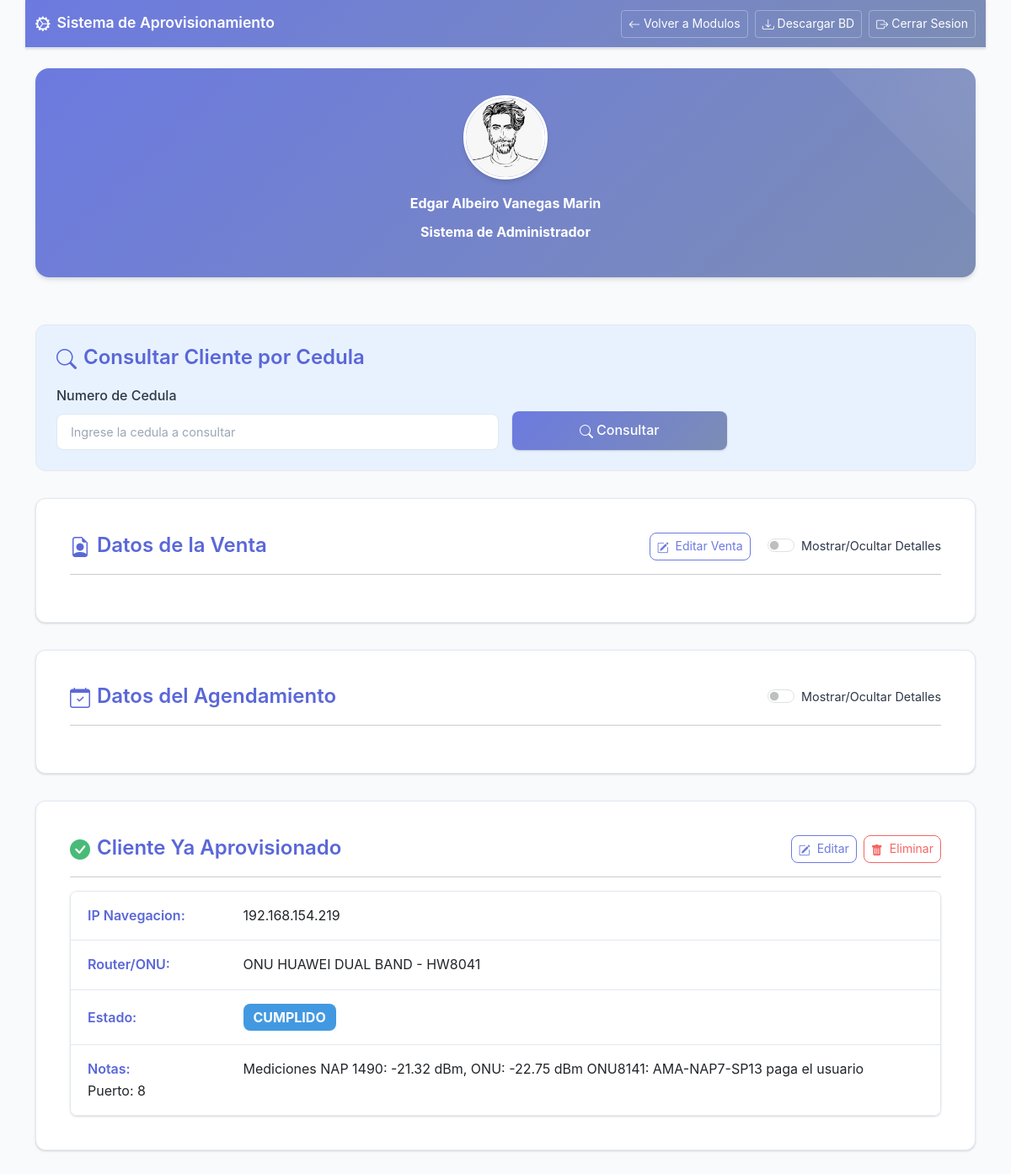
Screenshot of /proyectofinal/registro_aprovisionamiento.php?cedula_consulta=98479667 (signed in) with the database file from the repository.
### tables this page shows
CREATE TABLE `administrador` (
  `id` int(11) NOT NULL,
  `cedula` varchar(15) NOT NULL,
  `nombre` varchar(100) NOT NULL,
  `email` varchar(100) NOT NULL,
  `contrasena` varchar(255) NOT NULL,
  `modulo` enum('Administrador','Vendedor','Agendamiento','Aprovisionamiento') NOT NULL,
  `modulo_id` int(11) DEFAULT NULL,
  `fecha_creacion` timestamp NOT NULL DEFAULT current_timestamp(),
  `fecha_actualizacion` timestamp NOT NULL DEFAULT current_timestamp() ON UPDATE current_timestamp()
);

CREATE TABLE `aprovisionamiento` (
  `id` int(11) NOT NULL,
  `cedula_cliente` varchar(20) NOT NULL,
  `tipo_radio` varchar(100) DEFAULT NULL,
  `mac_serial_radio` varchar(100) DEFAULT NULL,
  `tipo_router_onu` varchar(100) DEFAULT NULL,
  `mac_serial_router` varchar(100) DEFAULT NULL,
  `ip_navegacion` varchar(15) DEFAULT NULL,
  `ip_gestion` varchar(15) DEFAULT NULL,
  `metros_cable` int(11) DEFAULT NULL,
  `tipo_cable` enum('DROP','UTP') DEFAULT NULL,
  `notas_aprovisionamiento` text NOT NULL,
  `estado_aprovisionamiento` enum('NO ASIGNADO','AGENDADO','REPROGRAMAR','PENDIENTE','CANCELADO','CUMPLIDO') NOT NULL DEFAULT 'NO ASIGNADO',
  `fecha_registro` timestamp NOT NULL DEFAULT current_timestamp(),
  `updated_at` timestamp NOT NULL DEFAULT current_timestamp() ON UPDATE current_timestamp()
);

### proyectofinal/registro_aprovisionamiento.php (the view, shortened to what this page needs)
<?php
require_once 'conex_bd.php';
try {
    $pdo = getDBConnection();
} catch(Exception $e) {
    die("Error de conexion: " . htmlspecialchars($e->getMessage(), ENT_QUOTES, 'UTF-8'));
}
function limpiarEntrada($data) {
    $data = (string) $data;
    if (function_exists('mb_convert_encoding')) {
        $data = mb_convert_encoding($data, 'UTF-8', 'UTF-8');
    }
    $data = trim($data);
    $data = stripslashes($data);
    $data = preg_replace('/[\x00-\x08\x0B\x0C\x0E-\x1F\x7F]/', '', $data);
    $data = htmlspecialchars($data, ENT_QUOTES | ENT_HTML5, 'UTF-8', false);
    return $data;
}
function escaparParaHTML($data) {
    if (is_null($data) || $data === '') return '';
    $data = (string) $data;
    return htmlspecialchars($data, ENT_QUOTES, 'UTF-8');
}
$user_id = $_SESSION['user_id'] ?? '';
$nombre_usuario = $_SESSION['user_name'] ?? $_SESSION['nombre'] ?? 'Usuario';
$modulo = "Sistema de Aprovisionamiento";
try {
    if (!empty($user_id)) {
        $stmt = $pdo->prepare("SELECT modulo FROM administrador WHERE id = ?");
        $stmt->execute([$user_id]);
        $usuario_data = $stmt->fetch();
        if ($usuario_data && !empty($usuario_data['modulo'])) {
            $modulo = "Sistema de " . $usuario_data['modulo'];
        }
    }
} catch (PDOException $e) {
    $modulo = "Sistema de Aprovisionamiento";
}
$venta_encontrada = null;
$agendamiento_encontrado = null;
$aprovisionamiento_encontrado = null;
if (isset($_GET['cedula_consulta'])) {
    $cedula_consulta = limpiarEntrada($_GET['cedula_consulta']);
    if (!empty($cedula_consulta)) {
        $stmt_venta = $pdo->prepare("SELECT * FROM ventas WHERE cedula = ? ORDER BY created_at DESC LIMIT 1");
        $stmt_venta->execute([$cedula_consulta]);
        $venta_encontrada = $stmt_venta->fetch();
        if ($venta_encontrada) {
            $stmt_agenda = $pdo->prepare("SELECT * FROM agendamiento WHERE cedula_cliente = ? ORDER BY id DESC LIMIT 1");
            $stmt_agenda->execute([$cedula_consulta]);
            $agendamiento_encontrado = $stmt_agenda->fetch();
            $stmt_aprov = $pdo->prepare("SELECT * FROM aprovisionamiento WHERE cedula_cliente = ? ORDER BY id DESC LIMIT 1");
            $stmt_aprov->execute([$cedula_consulta]);
            $aprovisionamiento_encontrado = $stmt_aprov->fetch();
        }
    }
}
?>
<!DOCTYPE html>
<html lang="es">
<head>
    <link href="https://cdn.jsdelivr.net/npm/bootstrap@5.3.0/dist/css/bootstrap.min.css" rel="stylesheet">
    <link href="https://cdn.jsdelivr.net/npm/bootstrap-icons@1.10.0/font/bootstrap-icons.css" rel="stylesheet">
    <link href="css/registroaprovisionamiento-styles.css" rel="stylesheet">
</head>
<body>
    <div class="container-fluid">
        <nav class="navbar navbar-expand-lg navbar-dark bg-primary mb-4">
            <div class="container">
                <a class="navbar-brand" href="#"><i class="bi bi-gear-wide-connected me-2"></i>Sistema de Aprovisionamiento</a>
                <div class="d-flex gap-2">
                    <a href="modulos.php" class="btn btn-outline-light btn-sm"><i class="bi bi-arrow-left me-1"></i>Volver a Modulos</a>
                    <a href="descargar_bd.php" class="btn btn-outline-light btn-sm"><i class="bi bi-download"></i> Descargar BD</a>
                    <button type="button" class="btn btn-outline-light btn-sm" onclick="confirmarCerrarSesion()">
                        <i class="bi bi-box-arrow-right me-1"></i>Cerrar Sesion
                    </button>
                </div>
            </div>
        </nav>
        <div class="container">
            <div class="row mb-4">
                <div class="col-12">
                    <div class="profile-section text-center">
                        <img src="imagenes/rostro.JPG" alt="Foto" class="profile-img mb-3">
                        <p><strong><?php echo escaparParaHTML($nombre_usuario); ?></strong></p>
                        <p><strong><?php echo escaparParaHTML($modulo); ?></strong></p>
                    </div>
                </div>
            </div>
            <div class="search-section">
                <h4 class="mb-3"><i class="bi bi-search me-2"></i>Consultar Cliente por Cedula</h4>
                <form id="formConsulta" class="row g-3">
                    <div class="col-md-6">
                        <label for="cedula_consulta" class="form-label">Numero de Cedula</label>
                        <input type="number" class="form-control" id="cedula_consulta" name="cedula_consulta" placeholder="Ingrese la cedula a consultar" required>
                    </div>
                    <div class="col-md-3 d-flex align-items-end">
                        <button type="submit" class="btn btn-custom w-100"><i class="bi bi-search me-1"></i>Consultar</button>
                    </div>
                </form>
            </div>
            <?php if ($venta_encontrada): ?>
                <div class="form-section">
                    <div class="d-flex justify-content-between align-items-center">
                        <h4 class="mb-0"><i class="bi bi-file-earmark-person me-2"></i>Datos de la Venta</h4>
                        <div>
                            <button type="button" class="btn btn-outline-primary btn-sm me-3" data-bs-toggle="modal" data-bs-target="#modalEditarVenta">
                                <i class="bi bi-pencil-square me-1"></i> Editar Venta
                            </button>
                            <div class="form-check form-switch d-inline-block">
                                <input class="form-check-input" type="checkbox" role="switch" id="checkMostrarVenta" onchange="toggleDetails('checkMostrarVenta', 'detallesVentaContainer')">
                                <label class="form-check-label" for="checkMostrarVenta">Mostrar/Ocultar Detalles</label>
                            </div>
                        </div>
                    </div>
                    <hr>
                </div>
                <?php if ($agendamiento_encontrado): ?>
                    <div class="form-section">
                        <div class="d-flex justify-content-between align-items-center">
                           <h4 class="mb-0"><i class="bi bi-calendar-check me-2"></i>Datos del Agendamiento</h4>
                           <div class="form-check form-switch">
                                <input class="form-check-input" type="checkbox" role="switch" id="checkMostrarAgendamiento" onchange="toggleDetails('checkMostrarAgendamiento', 'detallesAgendamientoContainer')">
                                <label class="form-check-label" for="checkMostrarAgendamiento">Mostrar/Ocultar Detalles</label>
                            </div>
                        </div>
                        <hr>
                    </div>
                    <?php if ($aprovisionamiento_encontrado): ?>
                        <div class="form-section">
                             <div class="d-flex justify-content-between align-items-center">
                                <h4 class="mb-0"><i class="bi bi-check-circle-fill text-success me-2"></i>Cliente Ya Aprovisionado</h4>
                                <div class="d-flex gap-2">
                                    <button type="button" class="btn btn-outline-primary btn-sm" data-bs-toggle="modal" data-bs-target="#modalEditarAprovisionamiento">
                                        <i class="bi bi-pencil-square me-1"></i> Editar
                                    </button>
                                    <button type="button" class="btn btn-outline-danger btn-sm" onclick="eliminarAprovisionamiento(<?php echo $aprovisionamiento_encontrado['id']; ?>)">
                                        <i class="bi bi-trash-fill me-1"></i> Eliminar
                                    </button>
                                </div>
                            </div>
                            <hr>
                            <div class="list-group">
                                <div class="list-group-item"><strong>IP Navegacion:</strong> <?php echo escaparParaHTML($aprovisionamiento_encontrado['ip_navegacion']); ?></div>
                                <div class="list-group-item"><strong>Router/ONU:</strong> <?php echo escaparParaHTML($aprovisionamiento_encontrado['tipo_router_onu']); ?></div>
                                <div class="list-group-item"><strong>Estado:</strong> <span class="badge bg-info fs-6"><?php echo escaparParaHTML($aprovisionamiento_encontrado['estado_aprovisionamiento']); ?></span></div>
                                <div class="list-group-item"><strong>Notas:</strong> <?php echo nl2br(escaparParaHTML($aprovisionamiento_encontrado['notas_aprovisionamiento'])); ?></div>
                            </div>
                        </div>
                    <?php endif; ?>
                <?php endif; ?>
            <?php endif; ?>
        </div>
    </div>
</body>
</html>

### rows the page displays
administrador: modulo "Sistema de Administrador"
aprovisionamiento: ip_navegacion "192.168.154.219", tipo_router_onu "ONU HUAWEI DUAL BAND - HW8041", estado_aprovisionamiento "CUMPLIDO", notas_aprovisionamiento "Mediciones NAP 1490: -21.32 dBm, ONU: -22.75 dBm ONU8141: AMA-NAP7-SP13 paga el usuario Puerto: 8"

### other values shown
escaparParaHTML($nombre_usuario) "Edgar Albeiro Vanegas Marin"
